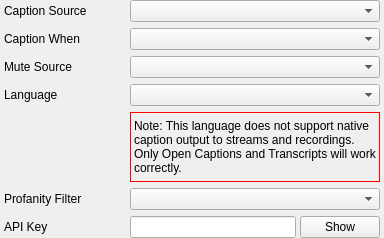
                                                <widget class="QWidget" name="widget_2" native="true">
                                                    <property name="sizePolicy">
                                                        <sizepolicy hsizetype="Preferred" vsizetype="Fixed">
                                                            <horstretch>0</horstretch>
                                                            <verstretch>0</verstretch>
                                                        </sizepolicy>
                                                    </property>
                                                    <layout class="QFormLayout" name="formLayout">
                                                        <property name="sizeConstraint">
                                                            <enum>QLayout::SetNoConstraint</enum>
                                                        </property>
                                                        <property name="labelAlignment">
                                                            <set>Qt::AlignLeading|Qt::AlignLeft|Qt::AlignVCenter</set>
                                                        </property>
                                                        <property name="formAlignment">
                                                            <set>Qt::AlignLeading|Qt::AlignLeft|Qt::AlignTop</set>
                                                        </property>
                                                        <property name="verticalSpacing">
                                                            <number>6</number>
                                                        </property>
                                                        <property name="leftMargin">
                                                            <number>4</number>
                                                        </property>
                                                        <property name="topMargin">
                                                            <number>0</number>
                                                        </property>
                                                        <property name="rightMargin">
                                                            <number>4</number>
                                                        </property>
                                                        <property name="bottomMargin">
                                                            <number>0</number>
                                                        </property>
                                                        <item row="0" column="0">
                                                            <widget class="QLabel" name="label">
                                                                <property name="sizePolicy">
                                                                    <sizepolicy hsizetype="Fixed" vsizetype="Preferred">
                                                                        <horstretch>0</horstretch>
                                                                        <verstretch>0</verstretch>
                                                                    </sizepolicy>
                                                                </property>
                                                                <property name="text">
                                                                    <string>Caption Source</string>
                                                                </property>
                                                            </widget>
                                                        </item>
                                                        <item row="0" column="1">
                                                            <widget class="QComboBox" name="sourcesComboBox">
                                                                <property name="sizePolicy">
                                                                    <sizepolicy hsizetype="Preferred" vsizetype="Fixed">
                                                                        <horstretch>0</horstretch>
                                                                        <verstretch>0</verstretch>
                                                                    </sizepolicy>
                                                                </property>
                                                                <property name="minimumSize">
                                                                    <size>
                                                                        <width>250</width>
                                                                        <height>0</height>
                                                                    </size>
                                                                </property>
                                                            </widget>
                                                        </item>
                                                        <item row="1" column="0">
                                                            <widget class="QLabel" name="captionWhenLabel">
                                                                <property name="text">
                                                                    <string>Caption When</string>
                                                                </property>
                                                            </widget>
                                                        </item>
                                                        <item row="1" column="1">
                                                            <widget class="QComboBox" name="captionWhenComboBox">
                                                                <property name="sizePolicy">
                                                                    <sizepolicy hsizetype="Preferred" vsizetype="Fixed">
                                                                        <horstretch>0</horstretch>
                                                                        <verstretch>0</verstretch>
                                                                    </sizepolicy>
                                                                </property>
                                                                <property name="minimumSize">
                                                                    <size>
                                                                        <width>250</width>
                                                                        <height>0</height>
                                                                    </size>
                                                                </property>
                                                            </widget>
                                                        </item>
                                                        <item row="2" column="0">
                                                            <widget class="QLabel" name="muteSourceLabel">
                                                                <property name="text">
                                                                    <string>Mute Source</string>
                                                                </property>
                                                            </widget>
                                                        </item>
                                                        <item row="2" column="1">
                                                            <widget class="QComboBox" name="muteSourceComboBox">
                                                                <property name="sizePolicy">
                                                                    <sizepolicy hsizetype="Preferred" vsizetype="Fixed">
                                                                        <horstretch>0</horstretch>
                                                                        <verstretch>0</verstretch>
                                                                    </sizepolicy>
                                                                </property>
                                                                <property name="minimumSize">
                                                                    <size>
                                                                        <width>250</width>
                                                                        <height>0</height>
                                                                    </size>
                                                                </property>
                                                            </widget>
                                                        </item>
                                                        <item row="3" column="0">
                                                            <widget class="QLabel" name="label_6">
                                                                <property name="minimumSize">
                                                                    <size>
                                                                        <width>120</width>
                                                                        <height>0</height>
                                                                    </size>
                                                                </property>
                                                                <property name="text">
                                                                    <string>Language </string>
                                                                </property>
                                                            </widget>
                                                        </item>
                                                        <item row="3" column="1">
                                                            <widget class="QComboBox" name="languageComboBox">
                                                                <property name="sizePolicy">
                                                                    <sizepolicy hsizetype="Preferred" vsizetype="Fixed">
                                                                        <horstretch>0</horstretch>
                                                                        <verstretch>0</verstretch>
                                                                    </sizepolicy>
                                                                </property>
                                                                <property name="minimumSize">
                                                                    <size>
                                                                        <width>250</width>
                                                                        <height>0</height>
                                                                    </size>
                                                                </property>
                                                            </widget>
                                                        </item>
                                                        <item row="4" column="1">
                                                            <widget class="QLabel" name="languageWarningLabel">
                                                                <property name="minimumSize">
                                                                    <size>
                                                                        <width>242</width>
                                                                        <height>70</height>
                                                                    </size>
                                                                </property>
                                                                <property name="styleSheet">
                                                                    <string notr="true">border: 1px solid red;</string>
                                                                </property>
                                                                <property name="text">
                                                                    <string>Note: This language does not support native caption output to streams and recordings. Only Open Captions and Transcripts will work correctly.</string>
                                                                </property>
                                                                <property name="wordWrap">
                                                                    <bool>true</bool>
                                                                </property>
                                                            </widget>
                                                        </item>
                                                        <item row="5" column="0">
                                                            <widget class="QLabel" name="profanitFilterLabel">
                                                                <property name="text">
                                                                    <string>Profanity Filter</string>
                                                                </property>
                                                            </widget>
                                                        </item>
                                                        <item row="5" column="1">
                                                            <widget class="QComboBox" name="profanityFilterComboBox">
                                                                <property name="sizePolicy">
                                                                    <sizepolicy hsizetype="Preferred" vsizetype="Fixed">
                                                                        <horstretch>0</horstretch>
                                                                        <verstretch>0</verstretch>
                                                                    </sizepolicy>
                                                                </property>
                                                                <property name="minimumSize">
                                                                    <size>
                                                                        <width>250</width>
                                                                        <height>0</height>
                                                                    </size>
                                                                </property>
                                                            </widget>
                                                        </item>
                                                        <item row="6" column="0">
                                                            <widget class="QLabel" name="apiKeyLabel">
                                                                <property name="text">
                                                                    <string>API Key</string>
                                                                </property>
                                                            </widget>
                                                        </item>
                                                        <item row="6" column="1">
                                                            <widget class="QWidget" name="apiKeyWidget" native="true">
                                                                <property name="minimumSize">
                                                                    <size>
                                                                        <width>250</width>
                                                                        <height>0</height>
                                                                    </size>
                                                                </property>
                                                                <layout class="QHBoxLayout" name="horizontalLayout_2">
                                                                    <property name="spacing">
                                                                        <number>4</number>
                                                                    </property>
                                                                    <property name="leftMargin">
                                                                        <number>0</number>
                                                                    </property>
                                                                    <property name="topMargin">
                                                                        <number>0</number>
                                                                    </property>
                                                                    <property name="rightMargin">
                                                                        <number>0</number>
                                                                    </property>
                                                                    <property name="bottomMargin">
                                                                        <number>0</number>
                                                                    </property>
                                                                    <item>
                                                                        <widget class="QLineEdit" name="apiKeyLineEdit">
                                                                            <property name="echoMode">
                                                                                <enum>QLineEdit::Password</enum>
                                                                            </property>
                                                                        </widget>
                                                                    </item>
                                                                    <item>
                                                                        <widget class="QPushButton" name="apiKeyShowPushButton">
                                                                            <property name="text">
                                                                                <string>Show</string>
                                                                            </property>
                                                                        </widget>
                                                                    </item>
                                                                </layout>
                                                            </widget>
                                                        </item>
                                                    </layout>
                                                </widget>
